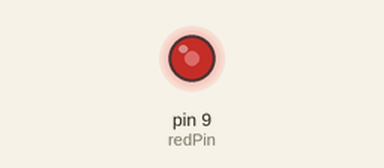
Bench run of a sketch on a simulated Arduino Uno, built with avr-gcc and run on an emulated ATmega328P. On the bench: output pins drawn as LEDs (lit = HIGH).

Above: at 0.1 s.
Timing chart, 0 to 1.6 s (numbered marks = the images above):
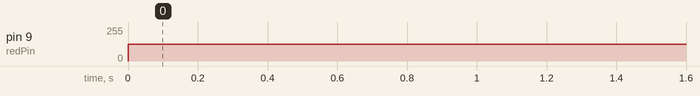

Measured:
- by itself, pin 9 (redPin): 0/255 → 127/255 at 0.00 s

The sketch:

Arduino_Project_6-Understanding_PWM.ino
```cpp
//Arduino_Project_6-Understanding_PWM
/*
  PWM - Pulse width modulation

  Using an oscilloscope, when setting the voltage to 2.5, half of
  the max voltage output of the arduino, the oscilloscope displays
  a semetric square wave of both values 0 and 5V. So it's averageing
  2.5V.
  The arduino uses a 4ms period and works out how much of that period
  should be 5V or 0V. For 2.5 it would be on for 2ms, off for 2ms.
*/
int redPin = 9;
float wantedVoltage = 2.5;
//Maths used: (Wanted Voltage/Total voltage)*Analogue (ADC) no.
int bright = (wantedVoltage/5)*255;

void setup() {
  pinMode(redPin, OUTPUT);
}

void loop() {
  analogWrite(redPin, bright);
}
```
